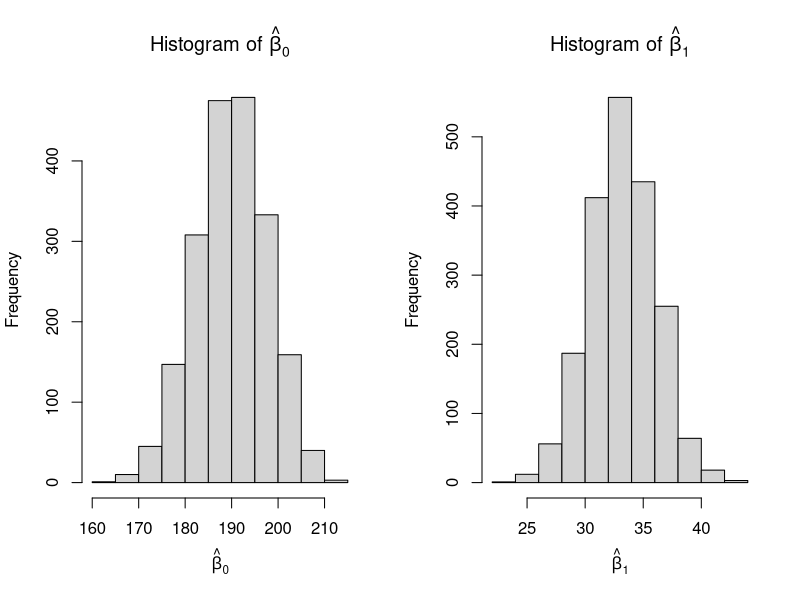
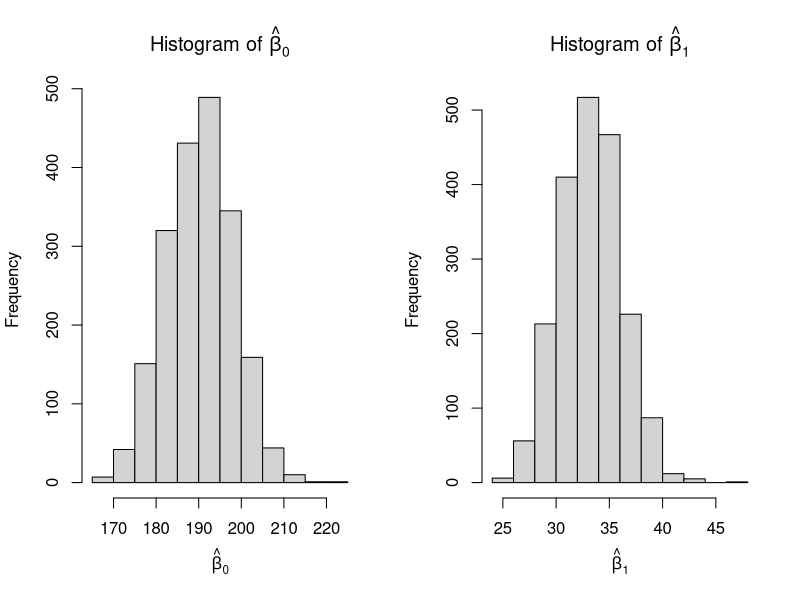

Write the R code that produced these figures, in order.
library(boot)

reg_func <- function(dat, idx) {
  # write a regression function that returns fitted data
  fit <- lm(dat[idx, 2] ~ dat[idx, 1])
  return(fit$coef)
}

reg_func_2 <- function(dat, idx) {
  # write a regression function that returns fitted data
  # from fitting a y that is created from the residuals
  fit <- lm(dat[, 2] ~ dat[, 1])
  
  resids <- fit$residuals[idx]
  x <- dat[idx, 1]
  y <- cbind(1, x) %*% fit$coefficients + resids
  
  fit.boot <- lm(y ~ x)
  return(fit.boot$coef)
}

# use the boot function to get the bootstrap samples
log_transformed <- cbind(log(Puromycin[, 1]), Puromycin[, 2])

res_nonparam <- boot(log_transformed, reg_func, 2000)
res_param <- boot(log_transformed, reg_func_2, 2000)

# examing the bootstrap sampling distribution, make histograms
par(mfrow = c(1, 2))
hist(res_nonparam$t[, 1], xlab = expression(hat(beta)[0]),
     main = expression(paste("Histogram of ", hat(beta)[0])))
hist(res_nonparam$t[, 2], xlab = expression(hat(beta)[1]),
     main = expression(paste("Histogram of ", hat(beta)[1])))

hist(res_param$t[, 1], xlab = expression(hat(beta)[0]),
     main = expression(paste("Histogram of ", hat(beta)[0])))
hist(res_param$t[, 2], xlab = expression(hat(beta)[1]),
     main = expression(paste("Histogram of ", hat(beta)[1])))

# get confidence intervals for beta_0 and beta_1 using boot.ci
boot.ci(res_nonparam, conf = 0.95, type = c("perc", "basic", "bca"))

boot.ci(res_param, conf = 0.95, type = c("perc", "basic", "bca"))
